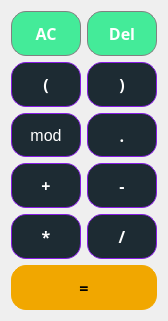
     <widget class="QWidget" name="gridLayoutWidget_3">
      <property name="geometry">
       <rect>
        <x>370</x>
        <y>200</y>
        <width>168</width>
        <height>321</height>
       </rect>
      </property>
      <layout class="QGridLayout" name="gridLayout_3">
       <item row="4" column="0">
        <widget class="QPushButton" name="pushButton_AC">
         <property name="sizePolicy">
          <sizepolicy hsizetype="Minimum" vsizetype="Minimum">
           <horstretch>0</horstretch>
           <verstretch>0</verstretch>
          </sizepolicy>
         </property>
         <property name="font">
          <font>
           <family>Segoe UI Black</family>
           <pointsize>12</pointsize>
           <bold>true</bold>
          </font>
         </property>
         <property name="styleSheet">
          <string notr="true">QPushButton {
background-color: rgb(68, 235, 153);

  color: white; 
  border: 1px solid gray;
border-radius: 15px;
}
QPushButton:pressed {
    background-color: qlineargradient(x1: 0, y1: 0, x2: 0, y2: 1,
                                      stop: 0 #FF7832, stop: 1 #FF9739);
}
</string>
         </property>
         <property name="text">
          <string>AC</string>
         </property>
        </widget>
       </item>
       <item row="6" column="1">
        <widget class="QPushButton" name="pushButton_sk2">
         <property name="sizePolicy">
          <sizepolicy hsizetype="Minimum" vsizetype="Minimum">
           <horstretch>0</horstretch>
           <verstretch>0</verstretch>
          </sizepolicy>
         </property>
         <property name="font">
          <font>
           <family>Segoe UI Black</family>
           <pointsize>12</pointsize>
           <bold>true</bold>
          </font>
         </property>
         <property name="styleSheet">
          <string notr="true">QPushButton {
   border: 1px solid #861be3;
   background-color:#1d2b33;
   border-radius:  15px;
	color: white
}
QPushButton:pressed {
    background-color:  transparent;

}
QPushButton:hover {
	border: 2px solid #861be3;
	border-radius: 5px;
}</string>
         </property>
         <property name="text">
          <string>)</string>
         </property>
        </widget>
       </item>
       <item row="4" column="1">
        <widget class="QPushButton" name="pushButton_Del">
         <property name="sizePolicy">
          <sizepolicy hsizetype="Minimum" vsizetype="Minimum">
           <horstretch>0</horstretch>
           <verstretch>0</verstretch>
          </sizepolicy>
         </property>
         <property name="font">
          <font>
           <family>Segoe UI Black</family>
           <pointsize>12</pointsize>
           <bold>true</bold>
          </font>
         </property>
         <property name="styleSheet">
          <string notr="true">QPushButton {
  
	background-color: rgb(68, 235, 153);
  color: white; 
  border: 1px solid gray;
border-radius: 15px;
}
QPushButton:pressed {
    background-color: qlineargradient(x1: 0, y1: 0, x2: 0, y2: 1,
                                      stop: 0 #FF7832, stop: 1 #FF9739);
}

</string>
         </property>
         <property name="text">
          <string>Del</string>
         </property>
        </widget>
       </item>
       <item row="9" column="0">
        <widget class="QPushButton" name="pushButton_mult">
         <property name="sizePolicy">
          <sizepolicy hsizetype="Minimum" vsizetype="Minimum">
           <horstretch>0</horstretch>
           <verstretch>0</verstretch>
          </sizepolicy>
         </property>
         <property name="font">
          <font>
           <family>Segoe UI Black</family>
           <pointsize>12</pointsize>
           <bold>true</bold>
          </font>
         </property>
         <property name="styleSheet">
          <string notr="true">QPushButton {
   border: 1px solid #861be3;
   background-color:#1d2b33;
   border-radius:  15px;
	color: white
}
QPushButton:pressed {
    background-color:  transparent;

}
QPushButton:hover {
	border: 2px solid #861be3;
	border-radius: 5px;
}</string>
         </property>
         <property name="text">
          <string>*</string>
         </property>
        </widget>
       </item>
       <item row="11" column="0" colspan="2">
        <widget class="QPushButton" name="pushButton_eq">
         <property name="sizePolicy">
          <sizepolicy hsizetype="Minimum" vsizetype="Minimum">
           <horstretch>0</horstretch>
           <verstretch>0</verstretch>
          </sizepolicy>
         </property>
         <property name="font">
          <font>
           <family>Segoe UI Black</family>
           <pointsize>12</pointsize>
           <bold>true</bold>
          </font>
         </property>
         <property name="styleSheet">
          <string notr="true">QPushButton {
  background-color: #f1a700;
  border: 1px solid #f1a700;
 border-radius: 15px;
}
QPushButton:pressed {
    background-color: qlineargradient(x1: 0, y1: 0, x2: 0, y2: 1,
                                      stop: 0 #BEBEBE, stop: 1 #D7D7D7);
}</string>
         </property>
         <property name="text">
          <string>=</string>
         </property>
        </widget>
       </item>
       <item row="7" column="1">
        <widget class="QPushButton" name="pushButton_dot">
         <property name="sizePolicy">
          <sizepolicy hsizetype="Minimum" vsizetype="Minimum">
           <horstretch>0</horstretch>
           <verstretch>0</verstretch>
          </sizepolicy>
         </property>
         <property name="font">
          <font>
           <family>Segoe UI Black</family>
           <pointsize>12</pointsize>
           <bold>true</bold>
          </font>
         </property>
         <property name="styleSheet">
          <string notr="true">QPushButton {
   border: 1px solid #861be3;
   background-color:#1d2b33;
   border-radius:  15px;
	color: white
}
QPushButton:pressed {
    background-color:  transparent;

}
QPushButton:hover {
	border: 2px solid #861be3;
	border-radius: 5px;
}</string>
         </property>
         <property name="text">
          <string>.</string>
         </property>
        </widget>
       </item>
       <item row="6" column="0">
        <widget class="QPushButton" name="pushButton_sk1">
         <property name="sizePolicy">
          <sizepolicy hsizetype="Minimum" vsizetype="Minimum">
           <horstretch>0</horstretch>
           <verstretch>0</verstretch>
          </sizepolicy>
         </property>
         <property name="font">
          <font>
           <family>Segoe UI Black</family>
           <pointsize>12</pointsize>
           <bold>true</bold>
          </font>
         </property>
         <property name="styleSheet">
          <string notr="true">QPushButton {
   border: 1px solid #861be3;
   background-color:#1d2b33;
   border-radius:  15px;
	color: white
}
QPushButton:pressed {
    background-color:  transparent;

}
QPushButton:hover {
	border: 2px solid #861be3;
	border-radius: 5px;
}</string>
         </property>
         <property name="text">
          <string>(</string>
         </property>
        </widget>
       </item>
       <item row="7" column="0">
        <widget class="QPushButton" name="pushButton_mod">
         <property name="sizePolicy">
          <sizepolicy hsizetype="Minimum" vsizetype="Minimum">
           <horstretch>0</horstretch>
           <verstretch>0</verstretch>
          </sizepolicy>
         </property>
         <property name="font">
          <font>
           <family>Segoe UI</family>
           <pointsize>12</pointsize>
           <bold>false</bold>
          </font>
         </property>
         <property name="styleSheet">
          <string notr="true">QPushButton {
   border: 1px solid #861be3;
   background-color:#1d2b33;
   border-radius:  15px;
	color: white
}
QPushButton:pressed {
    background-color:  transparent;

}
QPushButton:hover {
	border: 2px solid #861be3;
	border-radius: 5px;
}</string>
         </property>
         <property name="text">
          <string>mod</string>
         </property>
        </widget>
       </item>
       <item row="9" column="1">
        <widget class="QPushButton" name="pushButton_div">
         <property name="sizePolicy">
          <sizepolicy hsizetype="Minimum" vsizetype="Minimum">
           <horstretch>0</horstretch>
           <verstretch>0</verstretch>
          </sizepolicy>
         </property>
         <property name="font">
          <font>
           <family>Segoe UI Black</family>
           <pointsize>12</pointsize>
           <bold>true</bold>
          </font>
         </property>
         <property name="styleSheet">
          <string notr="true">QPushButton {
   border: 1px solid #861be3;
   background-color:#1d2b33;
   border-radius:  15px;
	color: white
}
QPushButton:pressed {
    background-color:  transparent;

}
QPushButton:hover {
	border: 2px solid #861be3;
	border-radius: 5px;
}</string>
         </property>
         <property name="text">
          <string>/</string>
         </property>
        </widget>
       </item>
       <item row="8" column="1">
        <widget class="QPushButton" name="pushButton_minus">
         <property name="sizePolicy">
          <sizepolicy hsizetype="Minimum" vsizetype="Minimum">
           <horstretch>0</horstretch>
           <verstretch>0</verstretch>
          </sizepolicy>
         </property>
         <property name="font">
          <font>
           <family>Segoe UI Black</family>
           <pointsize>12</pointsize>
           <bold>true</bold>
          </font>
         </property>
         <property name="styleSheet">
          <string notr="true">QPushButton {
   border: 1px solid #861be3;
   background-color:#1d2b33;
   border-radius:  15px;
	color: white
}
QPushButton:pressed {
    background-color:  transparent;

}
QPushButton:hover {
	border: 2px solid #861be3;
	border-radius: 5px;
}</string>
         </property>
         <property name="text">
          <string>-</string>
         </property>
        </widget>
       </item>
       <item row="8" column="0">
        <widget class="QPushButton" name="pushButton_plus">
         <property name="sizePolicy">
          <sizepolicy hsizetype="Minimum" vsizetype="Minimum">
           <horstretch>0</horstretch>
           <verstretch>0</verstretch>
          </sizepolicy>
         </property>
         <property name="font">
          <font>
           <family>Segoe UI Black</family>
           <pointsize>12</pointsize>
           <bold>true</bold>
          </font>
         </property>
         <property name="styleSheet">
          <string notr="true">QPushButton {
   border: 1px solid #861be3;
   background-color:#1d2b33;
   border-radius:  15px;
	color: white
}
QPushButton:pressed {
    background-color:  transparent;

}
QPushButton:hover {
	border: 2px solid #861be3;
	border-radius: 5px;
}</string>
         </property>
         <property name="text">
          <string>+</string>
         </property>
        </widget>
       </item>
      </layout>
     </widget>
